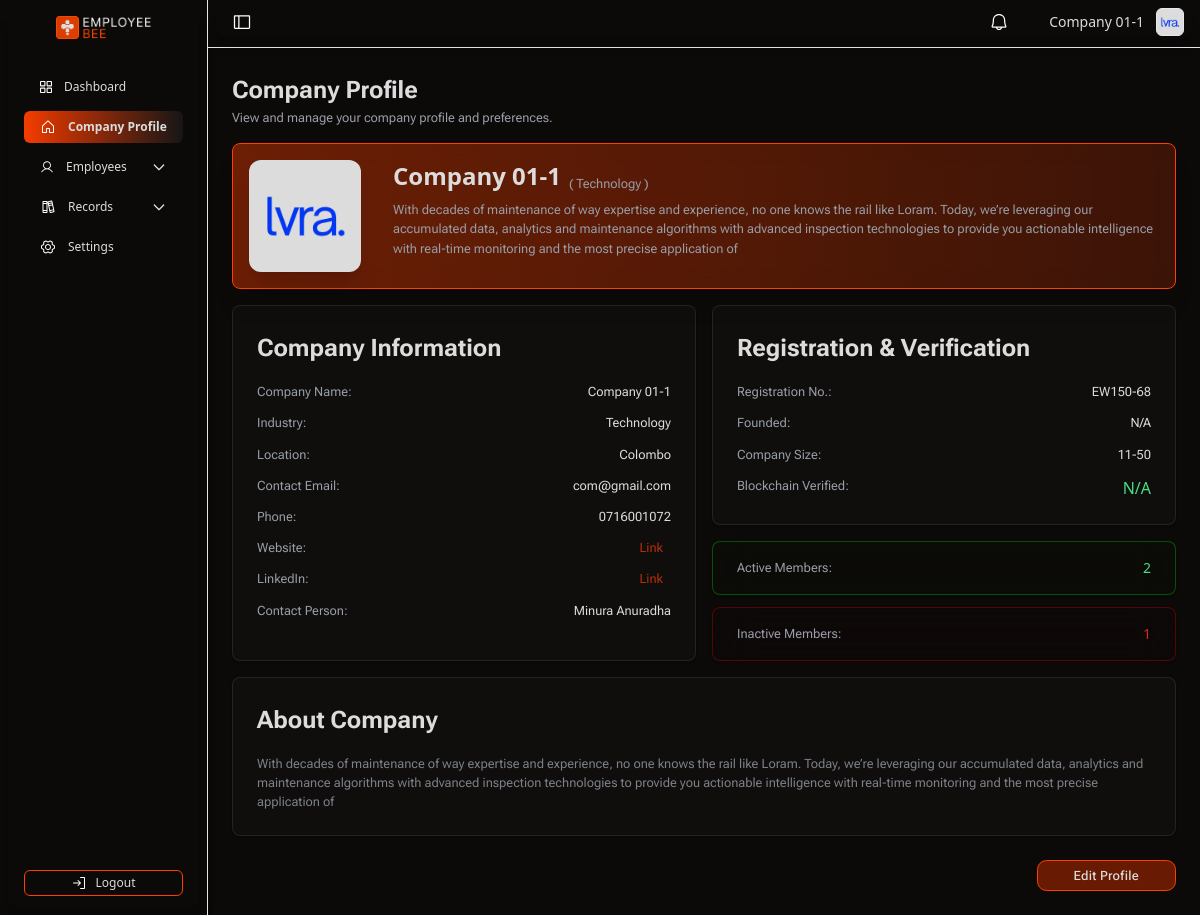
Screenshot of /public/index.php?path=company/profile (signed in) with the database file from the repository.
### tables this page shows
CREATE TABLE IF NOT EXISTS `company_profile` (
  `id` int NOT NULL AUTO_INCREMENT,
  `company_name` varchar(100) NOT NULL,
  `email` varchar(100) NOT NULL,
  `password` varchar(255) NOT NULL,
  `industry` varchar(100) DEFAULT NULL,
  `location` varchar(100) DEFAULT NULL,
  `company_size` varchar(20) DEFAULT NULL,
  `description` text,
  `website_url` varchar(255) DEFAULT NULL,
  `linkedin_url` varchar(255) DEFAULT NULL,
  `contact_person` varchar(100) DEFAULT NULL,
  `phone_number` varchar(20) DEFAULT NULL,
  `business_registration_number` varchar(50) DEFAULT NULL,
  `logo_path` varchar(255) DEFAULT NULL,
  `created_at` timestamp NULL DEFAULT CURRENT_TIMESTAMP,
  `updated_at` timestamp NULL DEFAULT CURRENT_TIMESTAMP ON UPDATE CURRENT_TIMESTAMP,
  PRIMARY KEY (`id`),
  UNIQUE KEY `email` (`email`)
);

### app/models/CompanyModel.php (called while the page is built, shortened)
<?php
require_once __DIR__ . '/../config/database.php';
class CompanyModel {
    private $pdo;
    public function __construct() {
        $database = new Database();
        $this->pdo = $database->getConnection();
    }
    public function getById($companyId) {
        $stmt = $this->pdo->prepare("SELECT * FROM company_profile WHERE id = :id");
        $stmt->execute(['id' => $companyId]);
        return $stmt->fetch(PDO::FETCH_ASSOC);
    }
    public function getActiveEmployeeCount($companyId) {
        $stmt = $this->pdo->prepare("
            SELECT COUNT(*) as active_employees
            FROM company_employees
            WHERE company_id = :company_id AND status = 'active'
        ");
        $stmt->execute([':company_id' => $companyId]);
        $result = $stmt->fetch(PDO::FETCH_ASSOC);
        return $result['active_employees'] ?? 0;
    }
    public function getInactiveEmployeeCount($companyId) {
        $stmt = $this->pdo->prepare("
            SELECT COUNT(*) as inactive_employees
            FROM company_employees
            WHERE company_id = :company_id AND status IN ('inactive', 'resigned', 'terminated')
        ");
        $stmt->execute([':company_id' => $companyId]);
        $result = $stmt->fetch(PDO::FETCH_ASSOC);
        return $result['inactive_employees'] ?? 0;
    }
}
?>

### app/config/database.php (called while the page is built, shortened)
<?php
class Database {
    private $host = "localhost";
    private $dbname = "employee_bee_db";
    private $username = "root";
    private $password = "";
    public function getConnection() {
        $this->pdo = null;
        try {
            $this->pdo = new PDO("mysql:host=$this->host;dbname=$this->dbname;charset=utf8", $this->username, $this->password);
            $this->pdo->setAttribute(PDO::ATTR_ERRMODE, PDO::ERRMODE_EXCEPTION);
            $this->pdo->setAttribute(PDO::ATTR_DEFAULT_FETCH_MODE, PDO::FETCH_ASSOC);
        } catch (PDOException $e) {
            die("Connection failed: " . $e->getMessage());
        }
        return $this->pdo;
    }
}
?>

### resources/views/company/profile-overview.php (the view, shortened to what this page needs)
<div class="mx-auto  p-2">
    <div class="mb-4 pt-0">
        <h2 class="text-h5 text-orange ">Company Profile</h2>
        <p class="text-p-regular-new text-lightgray">View and manage your company profile and preferences.</p>
    </div>
    <div class="bg-gradient-to-r from-orange/40 to-orange/20 rounded-lg shadow-xl p-4 flex flex-col md:flex-row items-start gap-8 backdrop-blur-md border-orange border">
        <div class="flex-shrink-0 flex flex-col items-center ">
            <?php
            $logoPath = !empty($company['logo_path']) ? '/employee-bee/' . htmlspecialchars($company['logo_path']) : '/assets/images/Logo/Lgo.png';
            ?>
            <img src="<?= $logoPath ?>" alt="Company Logo" class="h-28 w-28 rounded-xl border-1.5 border-white shadow-xl bg-white" />
        </div>
        <div class="flex-1 w-full">
            <div class="flex flex-col md:flex-row md:items-end md:justify-right gap-2 mb-2">
                <div class="text-2xl font-bold text-white"><?= htmlspecialchars($company['company_name'] ?? 'No Name') ?></div>
                <div class="text-gray-300 text-xs "><span class="text-p-regular-new text-lightgray ">( <?= htmlspecialchars($company['industry'] ?? 'N/A') ?> )</span></div>
            </div>
            <div class="text-p-regular-new text-lightgray"><?= htmlspecialchars($company['description'] ?? 'No description') ?></div>
        </div>
    </div>
    <div class="grid grid-cols-1 lg:grid-cols-2 gap-4 mt-4">
<div class="bg-black/40 rounded-lg p-6 shadow border border-white/10">
    <h3 class="text-h5 text-orange mb-4">Company Information</h3>
    <div class="space-y-3">
        <div class="flex justify-between">
            <span class="text-p-regular-new text-lightgray">Company Name:</span>
            <span class="text-p-regular-new text-white"><?= htmlspecialchars($company['company_name'] ?? 'N/A') ?></span>
        </div>
        <div class="flex justify-between">
            <span class="text-p-regular-new text-lightgray">Industry:</span>
            <span class="text-p-regular text-white font-medium"><?= htmlspecialchars($company['industry'] ?? 'N/A') ?></span>
        </div>
        <div class="flex justify-between">
            <span class="text-p-regular-new text-lightgray">Location:</span>
            <span class="text-p-regular text-white font-medium"><?= htmlspecialchars($company['location'] ?? 'N/A') ?></span>
        </div>
        <div class="flex justify-between">
            <span class="text-p-regular-new text-lightgray">Contact Email:</span>
            <span class="text-p-regular text-white font-medium"><?= htmlspecialchars($company['email'] ?? 'N/A') ?></span>
        </div>
        <div class="flex justify-between">
            <span class="text-p-regular-new text-lightgray">Phone:</span>
            <span class="text-p-regular text-white font-medium"><?= htmlspecialchars($company['phone_number'] ?? 'N/A') ?></span>
        </div>
        <div class="flex justify-between items-center">
            <span class="text-p-regular-new text-lightgray">Website:</span>
            <?php if (!empty($company['website_url'])): ?>
                <a href="<?= htmlspecialchars($company['website_url']) ?>"
                   class="text-p-regular-new text-orange/70  rounded-lg px-2 py-0.1  hover:text-orange transition-all duration-300"
                   target="_blank" rel="noopener noreferrer">
                    Link
                </a>
            <?php else: ?>
                <span class="text-p-regular-new text-orange/50 font-medium">N/A</span>
            <?php endif; ?>
        </div>
        <div class="flex justify-between items-center">
            <span class="text-p-regular-new text-lightgray">LinkedIn:</span>
            <?php if (!empty($company['linkedin_url'])): ?>
                <a href="<?= htmlspecialchars($company['linkedin_url']) ?>"
                   class="text-p-regular-new text-orange/70  rounded-lg px-2 py-0.1  hover:text-orange transition-all duration-300"
                   target="_blank" rel="noopener noreferrer">
                    Link
                </a>
            <?php else: ?>
                <span class="text-p-regular-new text-orange/50 font-medium">N/A</span>
            <?php endif; ?>
        </div>
        <div class="flex justify-between">
            <span class="text-p-regular-new text-lightgray">Contact Person:</span>
            <span class="text-p-regular text-white font-medium"><?= htmlspecialchars($company['contact_person'] ?? 'N/A') ?></span>
        </div>
    </div>
</div>
        <div class="space-y-4 flex flex-col">
            <div class="bg-black/40 rounded-lg p-6 shadow  border border-white/10">
                <h3 class="text-h5 text-orange mb-4">Registration & Verification</h3>
                <div class="space-y-3">
                    <div class="flex justify-between">
                        <span class="text-p-regular-new text-lightgray">Registration No.:</span>
                        <span class="text-p-regular text-white font-medium"><?= htmlspecialchars($company['business_registration_number'] ?? 'N/A') ?></span>
                    </div>
                    <div class="flex justify-between">
                        <span class="text-p-regular-new text-lightgray">Founded:</span>
                        <span class="text-p-regular text-white font-medium">N/A</span>
                    </div>
                    <div class="flex justify-between">
                        <span class="text-p-regular-new text-lightgray">Company Size:</span>
                        <span class="text-p-regular text-white font-medium"><?= htmlspecialchars($company['company_size'] ?? 'N/A') ?></span>
                    </div>
                    <div class="flex justify-between">
                        <span class="text-p-regular-new text-lightgray">Blockchain Verified:</span>
                        <span class="text-green-400 font-medium">N/A</span>
                    </div>
                </div>
            </div>
            <div class="">
                <div class="space-y-3">
                    <div class="flex justify-between bg-black/40 rounded-lg px-6 p-4 shadow  border border-green-400/5 hover-glow-green glass-effect-green">
                        <span class="text-p-regular-new text-lightgray">Active Members:</span>
                        <span class="text-green-400  text-sm "><?= htmlspecialchars($activeMembers) ?></span>
                    </div>
                    <div class="flex justify-between bg-black/40 rounded-lg px-6 p-4 shadow  border border-red-600/5 hover-glow-red glass-effect-red">
                        <span class="text-p-regular-new text-lightgray">Inactive Members:</span>
                        <span class="text-red-600  text-sm "><?= htmlspecialchars($inactiveMembers) ?></span>
                    </div>
                </div>
            </div>
        </div>
    </div>
    <div class="grid grid-cols-1 lg:grid-cols-1 gap-4 mt-4 ">
        <div class="space-y-4 flex flex-col">
            <div class="bg-black/40 rounded-lg p-6 shadow lg:col-span-2  border border-white/10">
                <h3 class="text-h5 text-orange mb-4">About Company</h3>
                <div class="text-p-regular-new text-lightgray/80"><?= htmlspecialchars($company['description'] ?? 'No description') ?></div>
            </div>
        </div>
    </div>
    <div class="flex justify-end space-x-4 mt-6">
        <a href="?path=company/edit-profile" class="btn-1">Edit Profile</a>
    </div>
</div>

### rows the page displays
company_profile: logo_path (picture), company_name "Company 01-1", industry "Technology", description "With decades of maintenance of way expertise and experience, no one knows the rail like Loram. Today, we’re leveraging our accumulated data, analytics and maintenance algorithms with advanced inspection technologies to provide you actionable intelligence with real-time monitoring and the most precise application of", location "Colombo", email "com@gmail.com", phone_number "0716001072", contact_person "Minura Anuradha", business_registration_number "EW150-68", company_size "11-50"

### other values shown
$companyName "Company 01-1"
$activeMembers "2"
$inactiveMembers "1"
